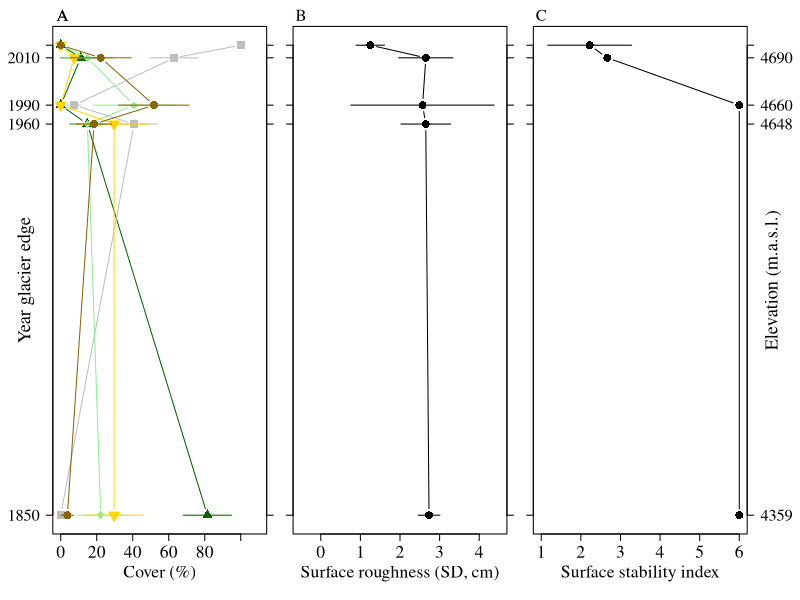

Reproduce this figure in R.
#~~~~~~~~~~~~~~~~~~~~~~~~~~~~~~~~~~~~~~~~~~~~~~~~~~~~~~~~~~~
#                 PÁRAMO BIOCRUST
#       Alejandro Salazar (alejandro@lbhi.is)
#          Isabel C Barrio (isabel@lbhi.is)
#                   Apr 1, 2026
#~~~~~~~~~~~~~~~~~~~~~~~~~~~~~~~~~~~~~~~~~~~~~~~~~~~~~~~~~~~

# this script loads the datasets and runs the analyses presented 
# in the paper by Salazar et al. 

set.seed(132)

# libraries---- 
# packages to be used
library(tidyverse)
library(lme4)       # to run the models
library(lmerTest)   # to estimate p-values


# load datasets ----
# datasets are in separate csv files for cover, surface roughness and stability
# the datasets for include information on:
#   "Elevation": elevation of the sampling site (m a.s.l.)   
#   "Year_edge_glacier": year when the glacier edge was present at the sampling site 
#   "side": position of the sampling grid within the transect (3 possible values:
#       c: center, e: east, w: west; corresponds to grids 1, 2 and 3)
#   "Cover_type": in the cover dataset, type of cover (5 possible values: 
#       Bare_ground, Biocrust, Lichen, Moss, Vasc_plant)
#   "Grid": sampling grid (3 per transect)
#   "Point": for roughness measurements, 9 sampling points were measured per grid
#   "Cover": percent cover of a particular cover type in a grid
#   "Stability": stability index (1-6)
#   "Roughness"

Paramo_biocrust_cover_stats <- read.csv(
    file = "data/Paramo_biocrust_cover_data_GitHub.csv", sep = ",", header = T) %>% 
    rename("Elevation" = "Elevation_long") %>%  # for consistency with the other datasets
    # create a unique identifier per grid
    mutate(GridID = paste0(Year_edge_glacier, "_", Grid))

Paramo_biocrust_roughness_stats<- read.csv(
  file = "data/Paramo_biocrust_roughness_data_GitHub.csv", sep=",", header=T) %>% 
    # create a unique identifier per grid
    mutate(GridID = paste0(Year_edge_glacier, "_", Grid)) 

Paramo_biocrust_stability_stats<- read.csv(
    file = "data/Paramo_biocrust_stability_data_GitHub.csv", sep=",", header=T) %>% 
    # create a unique identifier per grid
    mutate(GridID = paste0(Year_edge_glacier, "_", Grid)) 



# A. Cover ----
## general model ----
# for all models (also when separating by cover type below) we will build 
# models including a non-linear or linear term for elevation 
# and compare which one performs better

# cover model including non-linear term
Cover_VP_B_BG_nonlin <- lmer(Cover ~ poly(Elevation, 2) * Cover_type + (1|GridID),
                   data = Paramo_biocrust_cover_stats)
  summary(Cover_VP_B_BG_nonlin)
    AIC(Cover_VP_B_BG_nonlin)

# cover model without non-linear term
Cover_VP_B_BG <- lmer(Cover ~ Elevation * Cover_type + (1|GridID), 
                      data = Paramo_biocrust_cover_stats)
  summary(Cover_VP_B_BG)
    AIC(Cover_VP_B_BG)

    AIC(Cover_VP_B_BG_nonlin, Cover_VP_B_BG) # compare the two models, first one is better :)

    
## models by cover type ----
# here we do not need to include Grid as a random effect because there is only
# one observation of each cover type per grid (so we use LM)
    
### a) vascular plants ----
# Vasc plant non-linear
Cover_Vasc_plant_cover_nonlin <- lm(Cover ~ poly(Elevation, 2),
                                data = subset(Paramo_biocrust_cover_stats, 
                                              Cover_type == "Vasc_plant"))
  summary(Cover_Vasc_plant_cover_nonlin)
    AIC(Cover_Vasc_plant_cover_nonlin) # 112

# Vasc plant cover linear
Cover_Vasc_plant_cover_lin <- lm(Cover ~ Elevation,
                             data = subset(Paramo_biocrust_cover_stats, 
                                              Cover_type == "Vasc_plant"))
  summary(Cover_Vasc_plant_cover_lin)
    AIC(Cover_Vasc_plant_cover_lin) # 130

       AIC(Cover_Vasc_plant_cover_nonlin, Cover_Vasc_plant_cover_lin) 
       # compare the two models, second one is a little better :)


       
### b) biocrust ----
# Biocrust cover non-linear
Cover_Bioc_cover_nonlin <- lm(Cover ~ poly(Elevation, 2),
                                data = subset(Paramo_biocrust_cover_stats, 
                                              Cover_type == "Biocrust"))
  summary(Cover_Bioc_cover_nonlin)
    AIC(Cover_Bioc_cover_nonlin) # 123

# Biocrust cover linear
Cover_Bioc_cover_lin <- lm(Cover ~ Elevation,
                             data = subset(Paramo_biocrust_cover_stats, 
                                           Cover_type == "Biocrust"))
  summary(Cover_Bioc_cover_lin)
    AIC(Cover_Bioc_cover_lin) # 144

       AIC(Cover_Bioc_cover_nonlin, Cover_Bioc_cover_lin) 
       # compare the two models, first one is slightly better :)

       
### c) moss ----    
# Moss non-linear
Cover_Moss_cover_nonlin <- lm(Cover ~ poly(Elevation, 2),
                                      data = subset(Paramo_biocrust_cover_stats, 
                                                    Cover_type == "Moss"))
  summary(Cover_Moss_cover_nonlin)
    AIC(Cover_Moss_cover_nonlin) # 124

# Moss cover linear
Cover_Moss_cover_lin <- lm(Cover ~ Elevation,
                                   data = subset(Paramo_biocrust_cover_stats, 
                                                 Cover_type == "Moss"))
  summary(Cover_Moss_cover_lin)
    AIC(Cover_Moss_cover_lin) # 144

       AIC(Cover_Moss_cover_nonlin, Cover_Moss_cover_lin) 
       # the two models perform similarly. Elevation is not significant

       
### d) lichen ----
# Lichen non-linear
Cover_Lichen_cover_nonlin <- lm(Cover ~ poly(Elevation, 2),
                                data = subset(Paramo_biocrust_cover_stats, 
                                              Cover_type == "Lichen"))
  summary(Cover_Lichen_cover_nonlin)
    AIC(Cover_Lichen_cover_nonlin) # 119

# Lichen cover linear
Cover_Lichen_cover_lin <- lm(Cover ~ Elevation,
                             data = subset(Paramo_biocrust_cover_stats, 
                                           Cover_type == "Lichen"))
  summary(Cover_Lichen_cover_lin)
    AIC(Cover_Lichen_cover_lin) # 139

       AIC(Cover_Lichen_cover_nonlin, Cover_Lichen_cover_lin) 
       # the two models perform similarly. Elevation is not significant

       
### e) bare ground ----
# Bare_ground non-linear
Cover_Bare_ground_cover_nonlin <- lm(Cover ~ poly(Elevation, 2),
                                  data = subset(Paramo_biocrust_cover_stats, 
                                                Cover_type == "Bare_ground"))
  summary(Cover_Bare_ground_cover_nonlin)
    AIC(Cover_Bare_ground_cover_nonlin) # 122

# Bare_ground cover linear
Cover_Bare_ground_cover_lin <- lm(Cover ~ Elevation,
                               data = subset(Paramo_biocrust_cover_stats, 
                                                Cover_type == "Bare_ground"))
  summary(Cover_Bare_ground_cover_lin)
    AIC(Cover_Bare_ground_cover_lin) # 150

       AIC(Cover_Bare_ground_cover_nonlin, Cover_Bare_ground_cover_lin) 
       # compare the two models, first one is better :)



# B. Roughness ----
# here we include the random effect (GridID) as we have nine measurements per Grid
# roughness model including non-linear term
Roughness_nonlin <- lmer(Roughness ~ poly(Elevation, 2) + (1|GridID),
                             data = Paramo_biocrust_roughness_stats)
  summary(Roughness_nonlin)
    AIC(Roughness_nonlin)

# roughness model without non-linear term
Roughness_lin <- lmer(Roughness ~ Elevation + (1|GridID),
                         data = Paramo_biocrust_roughness_stats)
  summary(Roughness_lin)
    AIC(Roughness_lin)

       AIC(Roughness_nonlin, Roughness_lin) 
       # compare the two models, first one is better :)



# C. Stability ----
# here we include the random effect (GridID) as we have three measurements per Grid
# stability model including non-linear term
Stability_nonlin <- lmer(Stability ~ poly(Elevation, 2) + (1|GridID),
                         data = Paramo_biocrust_stability_stats)
  summary(Stability_nonlin)
    AIC(Stability_nonlin)

# stability model without non-linear term
Stability_non <- lmer(Stability ~ Elevation + (1|GridID),
                         data = Paramo_biocrust_stability_stats)
  summary(Stability_non)
    AIC(Stability_non)

       AIC(Stability_nonlin, Stability_non) 
       # compare the two models, first one is better :)



# missing data, so I cannot continue...
# =================================== Plot =====================================

Paramo_biocrust_plot<- read.csv(file="tundra_paramo_biocrust_data_plot.csv", sep=",", header=T) 
attach(Paramo_biocrust_plot)
head(Paramo_biocrust_plot)

# NOTICE: lowest elevation is 4359 m.a.s.l. Plotted as 4400 m.a.s.l., so the two highest y axis values appear in the plot 
Data_elev_4359 <- subset(Paramo_biocrust_plot, Elevation_masl == 4400)
Data_elev_4648 <- subset(Paramo_biocrust_plot, Elevation_masl == 4648)
Data_elev_4660 <- subset(Paramo_biocrust_plot, Elevation_masl == 4660)
Data_elev_4690 <- subset(Paramo_biocrust_plot, Elevation_masl == 4690)
Data_elev_4698 <- subset(Paramo_biocrust_plot, Elevation_masl == 4698)




tiff('Fig_Paramo_biocrust.tiff', units="in", width=8, 
     height=7, res=600)

par(mfrow=c(1,3))


# ===================== Cover ============================================

par(mgp=c(2.5,1,0), 
    mar=c(5,4,2,0))
par(family = "serif")

#Vascular plants
plot(Cover_vasc_plant_mean, Elevation_masl, 
     type="b", col="darkgreen", xlim=c(0,110),
     xlab="Cover (%)", ylab="",
     cex.axis=1.6, cex.lab=1.6,
     pch=17, cex=1.6,
     yaxt = "n")

# Define manual tick positions (elevations)
tick_positions <- c(4400, 4648, 4660, 4690, 4698)

axis(side = 4, 
     at = tick_positions,
     labels = FALSE) 

# Right axis with elevation data

# Define manual tick positions (elevations)
#tick_positions <- c(4500, 4648, 4660, 4690, 4698)

# Define the labels you want at those positions (years)
tick_labels <- c(1850, 1960, 1990, 2010, 2020)

# Add right axis with manual ticks
axis(2, at = tick_positions, labels = tick_labels, 
     cex.axis=1.5, las=2)

mtext("Year glacier edge", side=2, line=1.5, 
      cex=1.1)



segments((Data_elev_4359$Cover_vasc_plant_mean + Data_elev_4359$Cover_vasc_plant_se), 4400, 
         (Data_elev_4359$Cover_vasc_plant_mean - Data_elev_4359$Cover_vasc_plant_se), 4400, col="darkgreen")
segments((Data_elev_4648$Cover_vasc_plant_mean + Data_elev_4648$Cover_vasc_plant_se), 4648, 
         (Data_elev_4648$Cover_vasc_plant_mean - Data_elev_4648$Cover_vasc_plant_se), 4648, col="darkgreen")
segments((Data_elev_4660$Cover_vasc_plant_mean + Data_elev_4660$Cover_vasc_plant_se), 4660, 
         (Data_elev_4660$Cover_vasc_plant_mean - Data_elev_4660$Cover_vasc_plant_se), 4660, col="darkgreen")
segments((Data_elev_4690$Cover_vasc_plant_mean + Data_elev_4690$Cover_vasc_plant_se), 4690, 
         (Data_elev_4690$Cover_vasc_plant_mean - Data_elev_4690$Cover_vasc_plant_se), 4690, col="darkgreen")
segments((Data_elev_4698$Cover_vasc_plant_mean + Data_elev_4698$Cover_vasc_plant_se), 4698, 
         (Data_elev_4698$Cover_vasc_plant_mean - Data_elev_4698$Cover_vasc_plant_se), 4698, col="darkgreen")


points(Cover_rock_bare_ground_mean , Elevation_masl, type="b", col="grey",
       pch=15, cex=1.6)
segments((Data_elev_4359$Cover_rock_bare_ground_mean + Data_elev_4359$Cover_rock_bare_ground_se), 4400, 
         (Data_elev_4359$Cover_rock_bare_ground_mean - Data_elev_4359$Cover_rock_bare_ground_se), 4400, col="grey")
segments((Data_elev_4648$Cover_rock_bare_ground_mean + Data_elev_4648$Cover_rock_bare_ground_se), 4648, 
         (Data_elev_4648$Cover_rock_bare_ground_mean - Data_elev_4648$Cover_rock_bare_ground_se), 4648, col="grey")
segments((Data_elev_4660$Cover_rock_bare_ground_mean + Data_elev_4660$Cover_rock_bare_ground_se), 4660, 
         (Data_elev_4660$Cover_rock_bare_ground_mean - Data_elev_4660$Cover_rock_bare_ground_se), 4660, col="grey")
segments((Data_elev_4690$Cover_rock_bare_ground_mean + Data_elev_4690$Cover_rock_bare_ground_se), 4690, 
         (Data_elev_4690$Cover_rock_bare_ground_mean - Data_elev_4690$Cover_rock_bare_ground_se), 4690, col="grey")
segments((Data_elev_4698$Cover_rock_bare_ground_mean + Data_elev_4698$Cover_rock_bare_ground_se), 4698, 
         (Data_elev_4698$Cover_rock_bare_ground_mean - Data_elev_4698$Cover_rock_bare_ground_se), 4698, col="grey")
par(xpd = TRUE)  
text(1, 4717, "A", cex = 1.5)


# Moss cover
points(Cover_moss_mean , Elevation_masl, type="b", col="palegreen2",
       pch=18, cex=1.6)
segments((Data_elev_4359$Cover_moss_mean + Data_elev_4359$Cover_moss_se), 4400, 
         (Data_elev_4359$Cover_moss_mean - Data_elev_4359$Cover_moss_se), 4400, col="palegreen2")
segments((Data_elev_4648$Cover_moss_mean + Data_elev_4648$Cover_moss_se), 4648, 
         (Data_elev_4648$Cover_moss_mean - Data_elev_4648$Cover_moss_se), 4648, col="palegreen2")
segments((Data_elev_4660$Cover_moss_mean + Data_elev_4660$Cover_moss_se), 4660, 
         (Data_elev_4660$Cover_moss_mean - Data_elev_4660$Cover_moss_se), 4660, col="palegreen2")
segments((Data_elev_4690$Cover_moss_mean + Data_elev_4690$Cover_moss_se), 4690, 
         (Data_elev_4690$Cover_moss_mean - Data_elev_4690$Cover_moss_se), 4690, col="palegreen2")
segments((Data_elev_4698$Cover_moss_mean + Data_elev_4698$Cover_moss_se), 4698, 
         (Data_elev_4698$Cover_moss_mean - Data_elev_4698$Cover_moss_se), 4698, col="palegreen2")

# Lichen cover
points(Cover_lichen_mean , Elevation_masl, type="b", col="gold",
       pch=25, bg="gold",cex=1.6)
segments((Data_elev_4359$Cover_lichen_mean + Data_elev_4359$Cover_lichen_se), 4400, 
         (Data_elev_4359$Cover_lichen_mean - Data_elev_4359$Cover_lichen_se), 4400, col="gold")
segments((Data_elev_4648$Cover_lichen_mean + Data_elev_4648$Cover_lichen_se), 4648, 
         (Data_elev_4648$Cover_lichen_mean - Data_elev_4648$Cover_lichen_se), 4648, col="gold")
segments((Data_elev_4660$Cover_lichen_mean + Data_elev_4660$Cover_lichen_se), 4660, 
         (Data_elev_4660$Cover_lichen_mean - Data_elev_4660$Cover_lichen_se), 4660, col="gold")
segments((Data_elev_4690$Cover_lichen_mean + Data_elev_4690$Cover_lichen_se), 4690, 
         (Data_elev_4690$Cover_lichen_mean - Data_elev_4690$Cover_lichen_se), 4690, col="gold")
segments((Data_elev_4698$Cover_lichen_mean + Data_elev_4698$Cover_lichen_se), 4698, 
         (Data_elev_4698$Cover_lichen_mean - Data_elev_4698$Cover_lichen_se), 4698, col="gold")


#Biocrust
points(Cover_biocrust_mean, Elevation_masl, type="b", col=("darkgoldenrod4"),
       pch=16, cex=1.6)
segments((Data_elev_4359$Cover_biocrust_mean + Data_elev_4359$Cover_biocrust_se), 4400, 
         (Data_elev_4359$Cover_biocrust_mean - Data_elev_4359$Cover_biocrust_se), 4400, col="darkgoldenrod4")
segments((Data_elev_4648$Cover_biocrust_mean + Data_elev_4648$Cover_biocrust_se), 4648, 
         (Data_elev_4648$Cover_biocrust_mean - Data_elev_4648$Cover_biocrust_se), 4648, col="darkgoldenrod4")
segments((Data_elev_4660$Cover_biocrust_mean + Data_elev_4660$Cover_biocrust_se), 4660, 
         (Data_elev_4660$Cover_biocrust_mean - Data_elev_4660$Cover_biocrust_se), 4660, col="darkgoldenrod4")
segments((Data_elev_4690$Cover_biocrust_mean + Data_elev_4690$Cover_biocrust_se), 4690, 
         (Data_elev_4690$Cover_biocrust_mean - Data_elev_4690$Cover_biocrust_se), 4690, col="darkgoldenrod4")
segments((Data_elev_4698$Cover_biocrust_mean + Data_elev_4698$Cover_biocrust_se), 4698, 
         (Data_elev_4698$Cover_biocrust_mean - Data_elev_4698$Cover_biocrust_se), 4698, col="darkgoldenrod4")


par(xpd = TRUE)  
text(1, 4717, "A", cex = 1.5)



# ================= Roughness (R) =======================

par(mgp=c(2.5,1,0), 
    mar=c(5,2,2,2))
par(family = "serif")

plot(R_sd_mean, Elevation_masl, type="b",
     xlim=c(-0.5,4.5), yaxt = "n", ylab="",
     xlab="Surface roughness (SD, cm)",
     cex.axis=1.6, cex.lab=1.6,
     pch=16, cex=1.6)
axis(2, at = tick_positions, labels = FALSE,
     cex.axis=1.3)
axis(side = 4, 
     at = tick_positions,
     labels = FALSE) 

segments((Data_elev_4359$R_sd_mean + Data_elev_4359$R_sd_se), 4400, 
         (Data_elev_4359$R_sd_mean - Data_elev_4359$R_sd_se), 4400)
segments((Data_elev_4648$R_sd_mean + Data_elev_4648$R_sd_se), 4648, 
         (Data_elev_4648$R_sd_mean - Data_elev_4648$R_sd_se), 4648)
segments((Data_elev_4660$R_sd_mean + Data_elev_4660$R_sd_se), 4660, 
         (Data_elev_4660$R_sd_mean - Data_elev_4660$R_sd_se), 4660)
segments((Data_elev_4690$R_sd_mean + Data_elev_4690$R_sd_se), 4690, 
         (Data_elev_4690$R_sd_mean - Data_elev_4690$R_sd_se), 4690)
segments((Data_elev_4698$R_sd_mean + Data_elev_4698$R_sd_se), 4698, 
         (Data_elev_4698$R_sd_mean - Data_elev_4698$R_sd_se), 4698)

par(xpd = TRUE)  
text(-0.5, 4717, "B", cex = 1.5)



# =========================  Soil stability ================================
par(mgp=c(2.5,1,0), 
    mar=c(5,0,2,4))
par(family = "serif")

plot(ss_mean,Elevation_masl, type="b", yaxt = "n", ylab="",
     xlim=c(1,6), xlab="Surface stability index",
     cex.axis=1.6, cex.lab=1.6,
     pch=16, cex=1.6)
axis(2, at = tick_positions, labels = FALSE)

# Define manual tick positions (elevations)
tick_positions_r <- c(4400, 4648, 4660, 4690, 4698)

# Define the labels you want at those positions (years)
tick_labels_r <- c(4359, 4648, 4660, 4690, 4698)


axis(side = 4,
     at = tick_positions_r,
     labels = tick_labels_r,
     cex.axis=1.5,
     las=2) 


segments((Data_elev_4698$ss_mean + Data_elev_4698$ss_se), 4698, 
         (Data_elev_4698$ss_mean - Data_elev_4698$ss_se), 4698)
segments(Data_elev_4660$ss_mean, 4656, Data_elev_4359$ss_mean, 4404)



# Right axis with elevation data


mtext("Elevation (m.a.s.l.)", side=4, line=1.5, 
      cex=1.1)

par(xpd = TRUE)  
text(1, 4717, "C", cex = 1.5, cex.lab=1.3)


dev.off()
